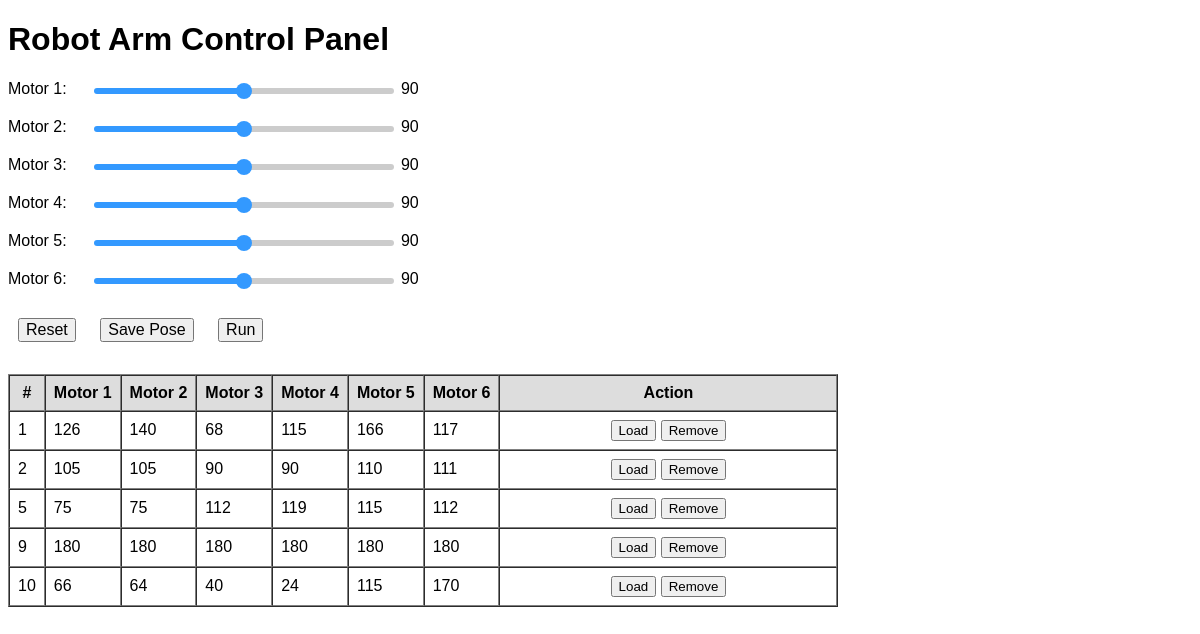
The page / on the database its author committed.
### tables this page shows
CREATE TABLE `pose` (
  `id` int(11) NOT NULL,
  `servo1` int(11) NOT NULL,
  `servo2` int(11) NOT NULL,
  `servo3` int(11) NOT NULL,
  `servo4` int(11) NOT NULL,
  `servo5` int(11) NOT NULL,
  `servo6` int(11) NOT NULL
);

### index.php (the view, shortened to what this page needs)
<?php
$servername = "localhost";
$username = "root";
$password = "";
$dbname = "robot_actions";
$conn = new mysqli($servername, $username, $password, $dbname);
$result = $conn->query("SELECT id, servo1, servo2,servo3,servo4,servo5,servo6 FROM pose ORDER BY id ASC");
?>
<!DOCTYPE html>
<html lang="en">
<head>
    <link rel="stylesheet" href="main.css" type="text/css">
</head>
<body>
<h1>Robot Arm Control Panel</h1>
    <form method= "POST">
        <div class="motor-control">
            <label for="motor1">Motor 1:</label>
            <input type="range" id="motor1" name="servo1" min="1" max="180" value="90" oninput="updateValue(this)">
            <span id="val_motor1">90</span>
        </div>
        <div class="motor-control">
            <label for="motor2">Motor 2:</label>
            <input type="range" id="motor2" name="servo2" min="1" max="180" value="90" oninput="updateValue(this)">
            <span id="val_motor2">90</span>
        </div>
        <div class="motor-control">
            <label for="motor3">Motor 3:</label>
            <input type="range" id="motor3" name="servo3" min="1" max="180" value="90" oninput="updateValue(this)">
            <span id="val_motor3">90</span>
        </div>
        <div class="motor-control">
            <label for="motor4">Motor 4:</label>
            <input type="range" id="motor4" name="servo4" min="1" max="180" value="90" oninput="updateValue(this)">
            <span id="val_motor4">90</span>
        </div>
        <div class="motor-control">
            <label for="motor5">Motor 5:</label>
            <input type="range" id="motor5" name="servo5" min="1" max="180" value="90" oninput="updateValue(this)">
            <span id="val_motor5">90</span>
        </div>
        <div class="motor-control">
            <label for="motor6">Motor 6:</label>
            <input type="range" id="motor6" name="servo6" min="1" max="180" value="90" oninput="updateValue(this)">
            <span id="val_motor6">90</span>
        </div>
        <div class="button-group">
            <button type="button" onclick="resetSliders()">Reset</button>
            <button type="submit">Save Pose</button>
            <button type="button" onclick="submitRunPose()">Run</button>
        </div>
    </form>
    <div style="height: 2em;"></div>
      <table border="1" cellpadding="8" cellspacing="0">
        <tr>
            <th>#</th>
            <th>Motor 1</th>
            <th>Motor 2</th>
            <th>Motor 3</th>
            <th>Motor 4</th>
            <th>Motor 5</th>
            <th>Motor 6</th>
            <th class="action-col">Action</th>
        </tr>
        <?php while($row = $result->fetch_assoc()): ?>
        <tr data-id="<?= $row['id'] ?>">
            <td><?= htmlspecialchars($row['id']) ?></td>
            <td><?= htmlspecialchars($row['servo1']) ?></td>
            <td><?= htmlspecialchars($row['servo2']) ?></td>
            <td><?= htmlspecialchars($row['servo3']) ?></td>
            <td><?= htmlspecialchars($row['servo4']) ?></td>
            <td><?= htmlspecialchars($row['servo5']) ?></td>
            <td><?= htmlspecialchars($row['servo6']) ?></td>
            <td class="action-col">
                <button type="button" onclick="loadPose(<?= $row['id'] ?>)">Load</button>
                <button type="button" onclick="removePose(<?= $row['id'] ?>)">Remove</button>
            </td>
        </tr>
        <?php endwhile; ?>
    </table>
</body>
</html>

### main.css (style rules this page uses)
body { font-family: Arial, sans-serif; }
h1 { text-align: left; }
.motor-control { margin-bottom: 20px; }
label { display: inline-block; width: 80px; }
input[type=range] { width: 300px; }
.button-group { text-align: left; margin-top: 30px; }
.button-group button { margin: 0 10px; font-size: 16px; cursor: pointer; }
input[type=range] { width: 300px; height: 6px; border-radius: 5px; background: transparent; outline: none; -webkit-appearance: none; appearance: none; }
th { background-color: #ddd; font-weight: bold; text-align: center; }
.action-col { width: 320px; text-align: center; }

### rows shown on the page
pose: id "1", servo1 "126", servo2 "140", servo3 "68", servo4 "115", servo5 "166", servo6 "117"
pose: id "2", servo1 "105", servo2 "105", servo3 "90", servo4 "90", servo5 "110", servo6 "111"
pose: id "5", servo1 "75", servo2 "75", servo3 "112", servo4 "119", servo5 "115", servo6 "112"
pose: id "9", servo1 "180", servo2 "180", servo3 "180", servo4 "180", servo5 "180", servo6 "180"
pose: id "10", servo1 "66", servo2 "64", servo3 "40", servo4 "24", servo5 "115", servo6 "170"
